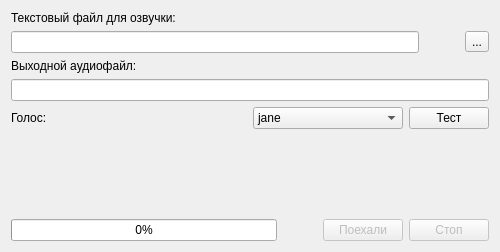
<?xml version="1.0" encoding="UTF-8"?>
<ui version="4.0">
 <class>Form</class>
 <widget class="QWidget" name="Form">
  <property name="geometry">
   <rect>
    <x>0</x>
    <y>0</y>
    <width>500</width>
    <height>252</height>
   </rect>
  </property>
  <property name="minimumSize">
   <size>
    <width>500</width>
    <height>0</height>
   </size>
  </property>
  <property name="windowTitle">
   <string>iVoicer</string>
  </property>
  <property name="windowIcon">
   <iconset resource="../data/icons.qrc">
    <normaloff>:/megaphone.svg</normaloff>:/megaphone.svg</iconset>
  </property>
  <layout class="QVBoxLayout" name="verticalLayout_4">
   <item>
    <layout class="QVBoxLayout" name="verticalLayout_2">
     <item>
      <widget class="QLabel" name="label">
       <property name="minimumSize">
        <size>
         <width>250</width>
         <height>0</height>
        </size>
       </property>
       <property name="text">
        <string>Текстовый файл для озвучки:</string>
       </property>
      </widget>
     </item>
     <item>
      <layout class="QHBoxLayout" name="horizontalLayout">
       <item>
        <widget class="QLineEdit" name="lineEdit">
         <property name="readOnly">
          <bool>true</bool>
         </property>
        </widget>
       </item>
       <item>
        <spacer name="horizontalSpacer_4">
         <property name="orientation">
          <enum>Qt::Horizontal</enum>
         </property>
         <property name="sizeType">
          <enum>QSizePolicy::Minimum</enum>
         </property>
         <property name="sizeHint" stdset="0">
          <size>
           <width>40</width>
           <height>20</height>
          </size>
         </property>
        </spacer>
       </item>
       <item>
        <widget class="QToolButton" name="toolButtonInput">
         <property name="toolTip">
          <string>&lt;html&gt;&lt;head/&gt;&lt;body&gt;&lt;p&gt;Выберите текстовый файл для озвучки...&lt;/p&gt;&lt;/body&gt;&lt;/html&gt;</string>
         </property>
         <property name="text">
          <string>...</string>
         </property>
        </widget>
       </item>
      </layout>
     </item>
    </layout>
   </item>
   <item>
    <layout class="QVBoxLayout" name="verticalLayout_3">
     <item>
      <widget class="QLabel" name="labelAudioname">
       <property name="text">
        <string>Выходной аудиофайл:</string>
       </property>
      </widget>
     </item>
     <item>
      <widget class="QLineEdit" name="lineEditAudio">
       <property name="readOnly">
        <bool>true</bool>
       </property>
      </widget>
     </item>
    </layout>
   </item>
   <item>
    <layout class="QVBoxLayout" name="verticalLayout">
     <item>
      <layout class="QHBoxLayout" name="horizontalLayout_3">
       <item>
        <widget class="QLabel" name="labelSpeaker">
         <property name="text">
          <string>Голос:</string>
         </property>
        </widget>
       </item>
       <item>
        <spacer name="horizontalSpacer_2">
         <property name="orientation">
          <enum>Qt::Horizontal</enum>
         </property>
         <property name="sizeHint" stdset="0">
          <size>
           <width>40</width>
           <height>20</height>
          </size>
         </property>
        </spacer>
       </item>
       <item>
        <widget class="QComboBox" name="comboBoxSpeaker">
         <property name="sizePolicy">
          <sizepolicy hsizetype="Fixed" vsizetype="Fixed">
           <horstretch>0</horstretch>
           <verstretch>0</verstretch>
          </sizepolicy>
         </property>
         <property name="minimumSize">
          <size>
           <width>150</width>
           <height>0</height>
          </size>
         </property>
         <property name="toolTip">
          <string>Варианты голосов озвучки</string>
         </property>
         <item>
          <property name="text">
           <string>jane</string>
          </property>
         </item>
         <item>
          <property name="text">
           <string>oksana</string>
          </property>
         </item>
         <item>
          <property name="text">
           <string>alyss</string>
          </property>
         </item>
         <item>
          <property name="text">
           <string>omazh</string>
          </property>
         </item>
         <item>
          <property name="text">
           <string>zahar</string>
          </property>
         </item>
         <item>
          <property name="text">
           <string>ermil</string>
          </property>
         </item>
        </widget>
       </item>
       <item>
        <widget class="QPushButton" name="pushButtonPlay">
         <property name="toolTip">
          <string>Произрать тестовый семпл</string>
         </property>
         <property name="text">
          <string>Тест</string>
         </property>
         <property name="icon">
          <iconset theme="media-playback-start">
           <normaloff>.</normaloff>.</iconset>
         </property>
        </widget>
       </item>
      </layout>
     </item>
    </layout>
   </item>
   <item>
    <spacer name="verticalSpacer">
     <property name="orientation">
      <enum>Qt::Vertical</enum>
     </property>
     <property name="sizeHint" stdset="0">
      <size>
       <width>20</width>
       <height>40</height>
      </size>
     </property>
    </spacer>
   </item>
   <item>
    <layout class="QHBoxLayout" name="horizontalLayout_4">
     <item>
      <widget class="QProgressBar" name="progressBar">
       <property name="toolTip">
        <string>Прогресс выполнения озвучки</string>
       </property>
       <property name="value">
        <number>0</number>
       </property>
      </widget>
     </item>
     <item>
      <spacer name="horizontalSpacer">
       <property name="orientation">
        <enum>Qt::Horizontal</enum>
       </property>
       <property name="sizeType">
        <enum>QSizePolicy::Minimum</enum>
       </property>
       <property name="sizeHint" stdset="0">
        <size>
         <width>40</width>
         <height>20</height>
        </size>
       </property>
      </spacer>
     </item>
     <item>
      <widget class="QPushButton" name="pushButtonGo">
       <property name="enabled">
        <bool>false</bool>
       </property>
       <property name="toolTip">
        <string>Начать озвучку</string>
       </property>
       <property name="text">
        <string>Поехали</string>
       </property>
       <property name="icon">
        <iconset theme="go-next">
         <normaloff>.</normaloff>.</iconset>
       </property>
      </widget>
     </item>
     <item>
      <widget class="QPushButton" name="pushButtonStop">
       <property name="enabled">
        <bool>false</bool>
       </property>
       <property name="toolTip">
        <string>Прервать процедуру озвучки</string>
       </property>
       <property name="text">
        <string>Стоп</string>
       </property>
       <property name="icon">
        <iconset theme="process-stop">
         <normaloff>.</normaloff>.</iconset>
       </property>
      </widget>
     </item>
    </layout>
   </item>
  </layout>
 </widget>
 <resources>
  <include location="../data/icons.qrc"/>
 </resources>
 <connections/>
</ui>
